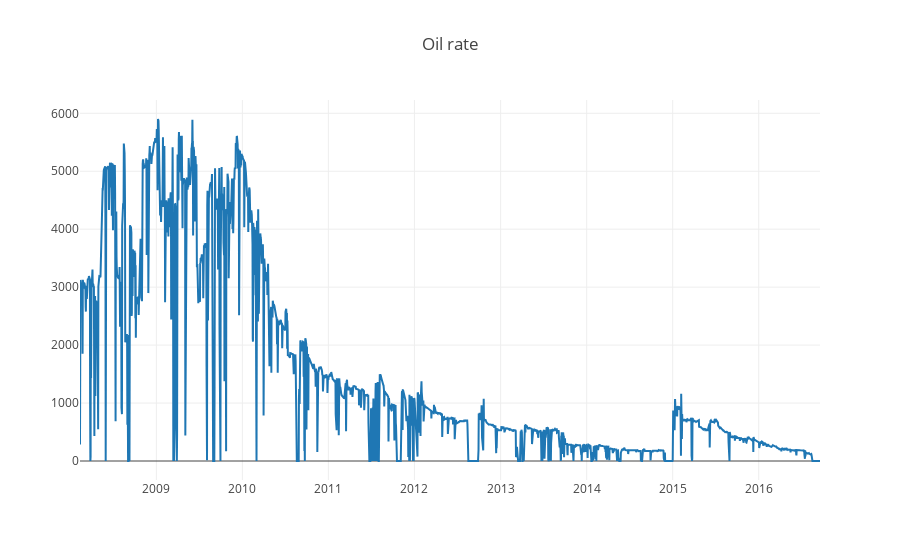

Here is the notebook cell this chart was saved with:
### Code cell
trace2 = go.Scatter(x = df['DATEPRD'],
                  y = (df['BORE_OIL_VOL']),
                  name = "Oil rate")
data = [trace2]
layout = {"title": "Oil rate"}
fig = go.Figure(data = data, layout = layout)
py.iplot(fig)

### Figure 1 — Plotly figure (JSON) as saved in the notebook; plotly's stock layout.template omitted (floating-point values rounded to 4 significant figures; data arrays with more than 128 entries replaced by an {"elided": "..."} marker saying what was removed)
{"data": [{"name": "Oil rate", "type": "scatter", "uid": "be5dbae0-3de1-49d2-be21-7676a0b4c015", "x": {"elided": "3056 str values"}, "y": {"elided": "3056 float values"}}], "layout": {"title": {"text": "Oil rate"}}}
